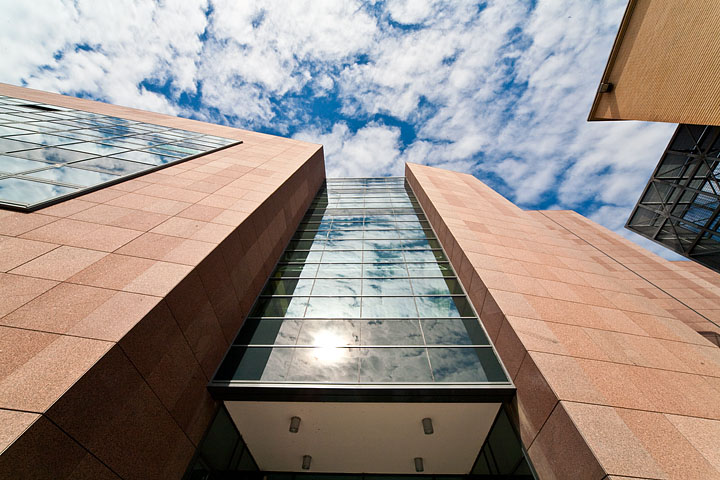
#> input picture Image processing and computer vision/lab2/images/Poli.jpg, 720 x 480 px
$ python simple.py
#> lines starting #> are read from the running program, lines starting #| are printed output that depends on the picture
import cv2  # opencv
import numpy as np  # numpy

# create and print a 3x3 identity matrix on screen
# notice that 'Mat' is not available in OpenCV-Python, but numpy data structures are used
eye = np.eye(3, dtype="uint8")  # without 'uint8' it uses 'float' (default)
# alternatives:
# eye = np.eye(3, dtype=np.uint8)
# eye = np.eye(3, 3, 0, "uint8")
print("Identity matrix:", eye)

# read an image from disk
location = "images/Poli.jpg"
img = cv2.imread(location)
#> img is the input picture: shape (480, 720, 3); mean B, G, R 135.4, 142, 154.1

# convert the image in grayscale
print("Convert the image at '" + location + "' in grayscale...")
gray = cv2.cvtColor(img, cv2.COLOR_BGR2GRAY)
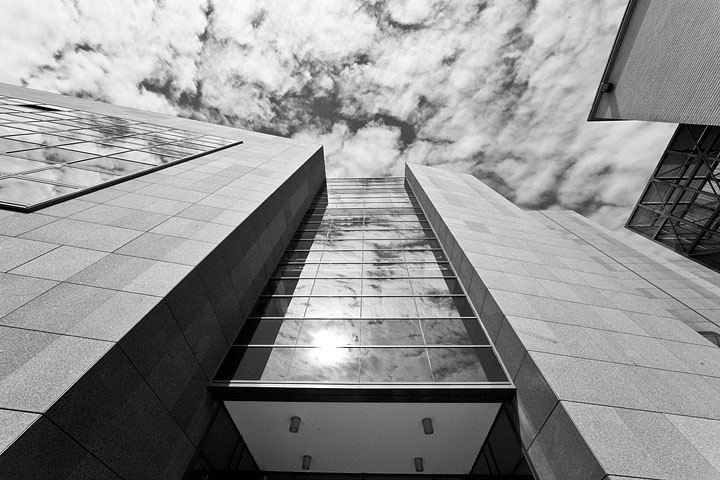
#> gray: shape (480, 720); min 0, max 255, mean 144.9
print("... done!")

# save it on disk
cv2.imwrite("images/Poli-gray.jpg", gray)
